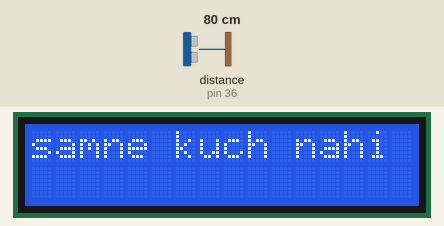
This sketch was run on a simulated Arduino Mega 2560, built with avr-gcc and run on an emulated ATmega2560. Shown: 16×2 character LCD. Wiring (inferred from the names in the program): ultrasonic range finder: trigger pin 4; echo pin 36. The inputs (shaded band) are chosen by the test bench; at power-on: distance to the obstacle (sensor on pin 36) 80 cm. The echo pulse lasts 58.3 µs per cm; what the sketch prints to the serial monitor is not drawn.

Above: at 2.2 s.
2.3 s: distance to the obstacle (sensor on pin 36) set to 22 cm
3.8 s: distance to the obstacle (sensor on pin 36) set to 19 cm
At 4.7 s:
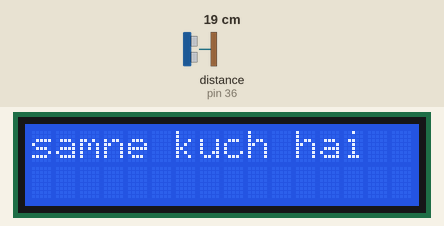
5.7 s: distance to the obstacle (sensor on pin 36) set to 35 cm
At 6.9 s:
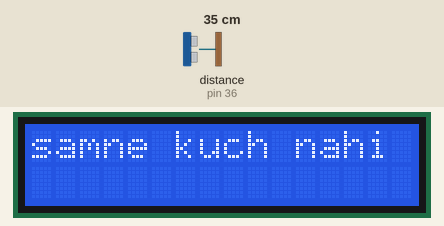
7.3 s: distance to the obstacle (sensor on pin 36) set to 2 cm
At 8.1 s:
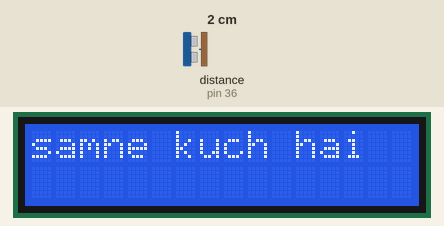
Timing chart, 0 to 9.8 s (numbered marks = the images above; inputs shaded):
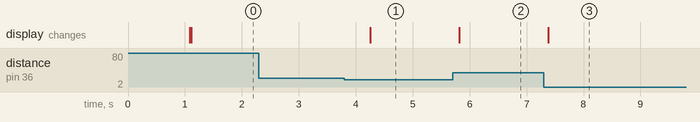

The sketch:

obstacleultrasonic.ino
```cpp
#include <Wire.h>
#include <LiquidCrystal_I2C.h>

// LCD I2C address (0x27 or 0x3F usually)
LiquidCrystal_I2C lcd(0x27, 16, 2);

// Ultrasonic pins
#define TRIG_PIN 4
#define ECHO_PIN 36

void setup() {
  Serial.begin(115200);

  // LCD setup
  lcd.init();
  lcd.backlight();
  lcd.clear();
  lcd.setCursor(0, 0);
  lcd.print("Ultrasonic Init");

  // Ultrasonic setup
  pinMode(TRIG_PIN, OUTPUT);
  pinMode(ECHO_PIN, INPUT);

  delay(1000);
  lcd.clear();
}

void loop() {
  // Send a 10us pulse to TRIG
  digitalWrite(TRIG_PIN, LOW);
  delayMicroseconds(2);
  digitalWrite(TRIG_PIN, HIGH);
  delayMicroseconds(10);
  digitalWrite(TRIG_PIN, LOW);

  // Read echo time
  long duration = pulseIn(ECHO_PIN, HIGH);
  // Calculate distance in cm
  float distance = duration * 0.034 / 2;

  Serial.print("Distance: ");
  Serial.print(distance);
  Serial.println(" cm");

  lcd.clear();
  lcd.setCursor(0, 0);

  if (distance > 0 && distance < 20) { // threshold 20 cm
    lcd.print("samne kuch hai");
  } else {
    lcd.print("samne kuch nahi hai");
  }

  delay(500);
}
```

Measured:
- the behaviour switches between 21 and 20 cm on distance to the obstacle (sensor on pin 36) (found by bisection; images 0 and 1)
- after the input at 2.3 s, every drawn part: stays the same
- after the input at 3.8 s, the display: changes after 0.46 s (image 1)
- after the input at 5.7 s, the display: changes after 0.12 s (image 2)
- after the input at 7.3 s, the display: changes after 0.08 s (image 3)
